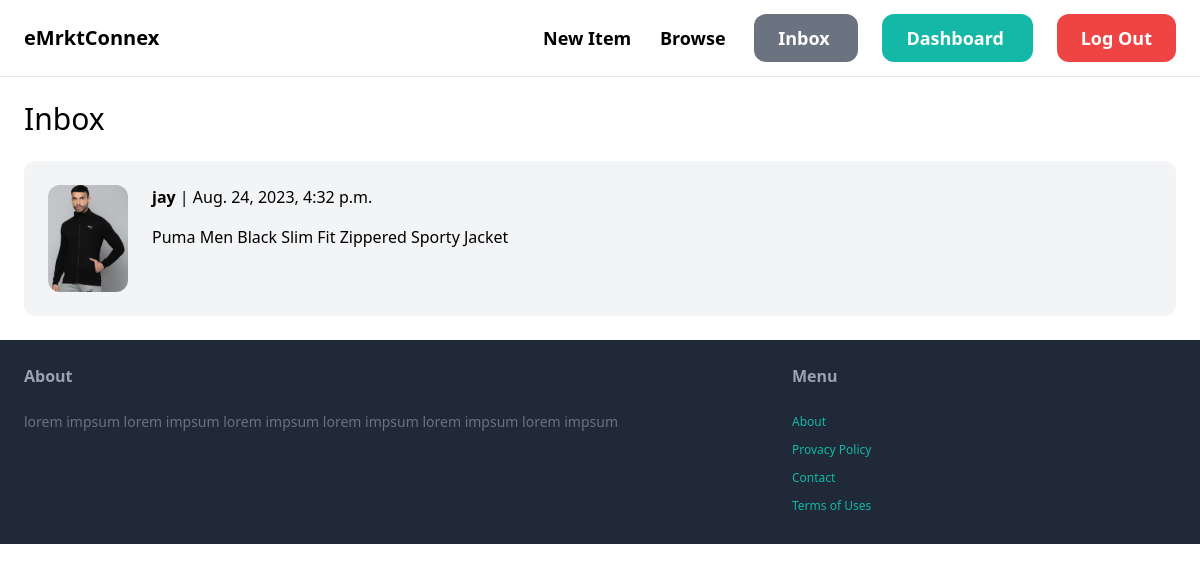
The page /inbox/ (signed in) on the database its author committed.
### conversation/models.py (models this page shows)
class Conversation(models.Model):
    item = models.ForeignKey(Item, related_name='conversation', on_delete=models.CASCADE)
    members = models.ManyToManyField(User, related_name='conversation')
    created_at = models.DateTimeField(auto_now_add=True)
    modified_at = models.DateTimeField(auto_now=True)
    class Meta:
        ordering = ('-modified_at',)

### item/models.py (models this page shows, shortened)
class Item(models.Model):
    category = models.ForeignKey(Category, related_name='items', on_delete=models.CASCADE)
    name = models.CharField(max_length=255)
    description = models.TextField(blank=True, null=True)
    price = models.FloatField()
    image = models.ImageField(upload_to='items_images', blank=True, null=True)
    is_sold = models.BooleanField(default=True)
    created_by = models.ForeignKey(User, related_name='items', on_delete=models.CASCADE)
    created_at = models.DateTimeField(auto_now_add=True)

### conversation/views.py (the view)
# urls.py: path('', views.inbox, name='inbox'),
@login_required
def inbox(request):
    conversations = Conversation.objects.filter(members__in=[request.user.id])
    return render(request, 'conversation/inbox.html', {'conversations': conversations,})

### conversation/templates/conversation/inbox.html (shortened to what this page needs)
{% extends 'core/base.html' %}
{% block content %}
    <h1 class="mb-6 text-3xl"> Inbox </h1>
    <div class="space-y-6">
        {% for conversation in conversations %}
            <a href="{% url 'conversation:detail' conversation.id %}">
                <div class="p-6 flex bg-gray-100 rounded-xl">
                    <div class="pr-6">
                        <img src="{{conversation.item.image.url}}" class="w-20 rounded-xl">
                    </div>
                    <div>
                        {% for member in conversation.members.all %}
                            {% if member != request.user %}
                                <p class="mb-4"><strong>{{member.username}}</strong> | {{conversation.modified_at}}</p>
                                <p>{{conversation.item.name}}</p>
                            {% endif %}
                        {% endfor %}
                    </div>
                </div>
            </a>
        {% endfor %}
    </div>
{% endblock content %}

### rows shown on the page
Conversation: item.image (picture), modified_at "Aug. 24, 2023, 4:32 p.m.", item.name "Puma Men Black Slim Fit Zippered Sporty Jacket"

### other values the page prints
{{ member.username }} "jay"
